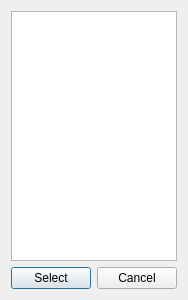
<?xml version="1.0" encoding="UTF-8"?>
<ui version="4.0">
 <class>CustomerSelectDialog</class>
 <widget class="QDialog" name="CustomerSelectDialog">
  <property name="geometry">
   <rect>
    <x>0</x>
    <y>0</y>
    <width>187</width>
    <height>300</height>
   </rect>
  </property>
  <property name="windowTitle">
   <string>Dialog</string>
  </property>
  <layout class="QVBoxLayout" name="verticalLayout">
   <item>
    <widget class="QListWidget" name="listWidget_Customers"/>
   </item>
   <item>
    <layout class="QHBoxLayout" name="horizontalLayout">
     <item>
      <widget class="QPushButton" name="pushButton_Select">
       <property name="text">
        <string>Select</string>
       </property>
      </widget>
     </item>
     <item>
      <widget class="QPushButton" name="pushButton_Cancel">
       <property name="text">
        <string>Cancel</string>
       </property>
      </widget>
     </item>
    </layout>
   </item>
  </layout>
 </widget>
 <resources/>
 <connections/>
</ui>
